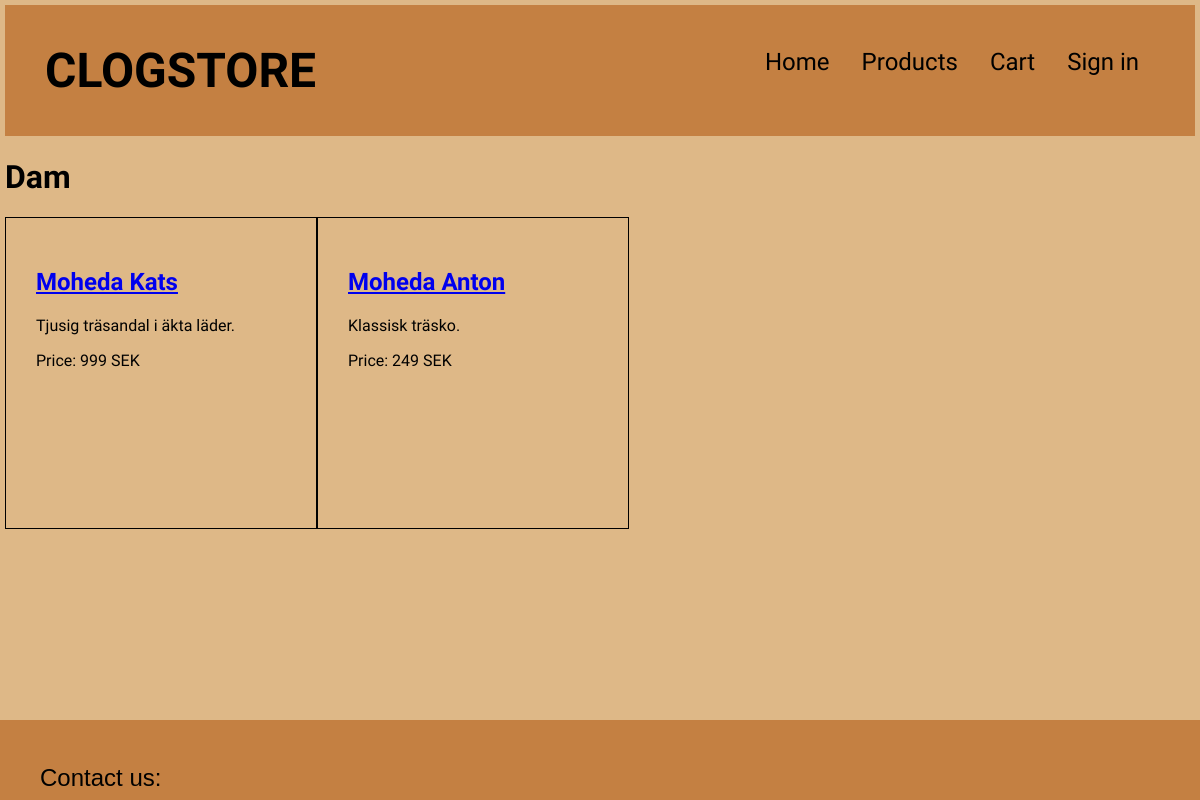
/?controller=products&cat=1, run on the app's committed database.
### tables this page shows
CREATE TABLE `category` (
  `catid` int(11) NOT NULL AUTO_INCREMENT,
  `title` varchar(45) NOT NULL,
  PRIMARY KEY (`catid`)
);

CREATE TABLE `prodcat` (
  `pid` int(11) NOT NULL,
  `catid` int(11) NOT NULL,
  KEY `FK_PIDprodcat_idx` (`pid`),
  KEY `FK_CATIDprodcat_idx` (`catid`),
  CONSTRAINT `FK_CATIDprodcat` FOREIGN KEY (`catid`) REFERENCES `category` (`catid`) ON DELETE CASCADE ON UPDATE CASCADE,
  CONSTRAINT `FK_PIDprodcat` FOREIGN KEY (`pid`) REFERENCES `product` (`PID`) ON DELETE CASCADE ON UPDATE CASCADE
);

CREATE TABLE `product` (
  `PID` int(11) NOT NULL AUTO_INCREMENT,
  `Title` varchar(45) NOT NULL,
  `Description` varchar(45) NOT NULL,
  `Price` float NOT NULL,
  PRIMARY KEY (`PID`)
);

### includes/functions.inc.php (called while the page is built)
<?php
function loadTemplate($templateName, $templateData) {
	require("templates/header.tpl.php");
	require('templates/'.$templateName.'.tpl.php');
	require("templates/footer.tpl.php");
}

### user_controllers/products_controller.php (called while the page is built)
<?php
if (isset($_GET['cat'])) {
	$sql =
		"SELECT * FROM product, prodcat, category
		WHERE product.pid = prodcat.pid
		AND prodcat.catid = category.catid
		AND prodcat.catid = :catid";
	$stmt = $dbh->prepare($sql);
	$stmt->bindParam(':catid', $_GET['cat']);
	$stmt->execute();
} else {
	$sql = "SELECT * FROM product";
	$stmt = $dbh->query($sql);
}
$productsData = $stmt->fetchAll(PDO::FETCH_OBJ);
loadTemplate("products", $productsData);

### index.php (called while the page is built, shortened)
<?php
require_once("includes/functions.inc.php");
require_once("includes/routes.inc.php");
$controller = $_GET['controller'] ?? "default";
require_once("user_controllers/".$routes[$controller]);

### templates/products.tpl.php (the view)
<html>
    <h1><?php if(isset($_GET['cat'])) {
        echo $templateData[0]->title;
    } else {
        echo "All products";
    } ?></h1>
    <?php
    foreach($templateData as $product) :
    ?>
<div class="products">
    <h2>
        <a href="?controller=product&pid=<?php echo $product->PID;?>">
            <?php echo $product->Title;
            ?>
        </a>
    </h2>
    <p><?php echo $product->Description;?></p>
    <p>Price: <?php echo $product->Price;?> SEK</p>
    </div>
</html>
<?php
endforeach;
?>

### css/style.css (style rules this page uses)
body { background-color: burlywood; margin: 0; font-family: 'Source Sans Pro', sans-serif; padding: 5px 5px 120px 5px; }
.products { border: 1px solid black; float: left; padding: 30px; height: 250px; width: 250px; }

### data on the page
category: title "Dam"
prodcat: pid.Title "Moheda Kats", pid.Description "Tjusig träsandal i äkta läder.", pid.Price "999"
prodcat: pid.Title "Moheda Anton", pid.Description "Klassisk träsko.", pid.Price "249"
